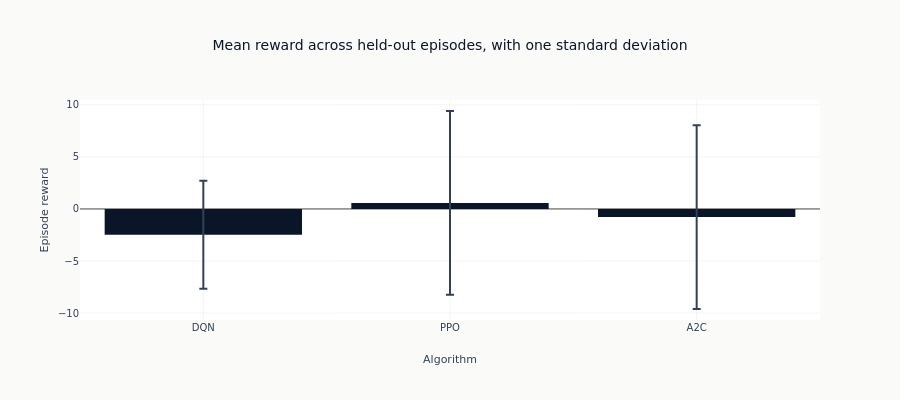

Notebook source saved alongside this figure:
### Markdown cell above
### Reward against episode-to-episode spread

The bar heights are the averages just printed and the whiskers are one
standard deviation of the ten episode rewards. The spread is what decides
whether a difference between two bars is worth reading.

### Code cell
fig = go.Figure(
    go.Bar(
        x=list(episode_rewards),
        y=[float(np.mean(r)) for r in episode_rewards.values()],
        error_y=dict(
            type="data",
            array=[float(np.std(r)) for r in episode_rewards.values()],
            color=COLORS["neutral"],
        ),
        marker=dict(color=COLORS["blue"]),
    )
)
fig.update_layout(
    title="Mean reward across held-out episodes, with one standard deviation",
    xaxis_title="Algorithm",
    yaxis_title="Episode reward",
    height=400,
)
show_plotly_with_alt(
    fig,
    "A bar per algorithm giving its mean reward over the held-out evaluation episodes, with a whisker of one standard deviation of the per-episode rewards. The whiskers are long relative to the differences between the bar heights.",
)

### Figure 1 — Plotly figure (JSON) as saved in the notebook; plotly's stock layout.template omitted (floating-point values rounded to 4 significant figures)
{"data": [{"error_y": {"array": [5.191, 8.824, 8.824], "color": "#334155", "type": "data"}, "marker": {"color": "#0a1628"}, "type": "bar", "x": ["DQN", "PPO", "A2C"], "y": [-2.479, 0.583, -0.783]}], "layout": {"height": 400, "title": {"text": "Mean reward across held-out episodes, with one standard deviation"}, "xaxis": {"title": {"text": "Algorithm"}}, "yaxis": {"title": {"text": "Episode reward"}}}}
